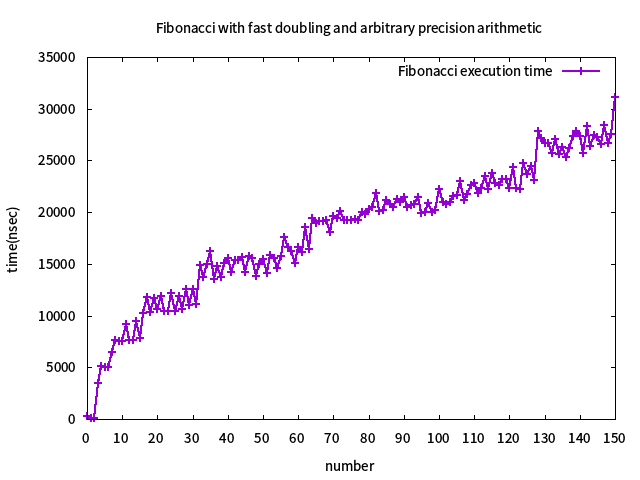

gnuplot code for this plot:
reset

set ylabel 'time(nsec)'
set xlabel 'number'
set xtics 0,10
set style fill solid
set title 'Fibonacci with fast doubling and arbitrary precision arithmetic'
set term png enhanced font 'Verdana, 10'
set output 'fibtime.png'
set format y

plot[:][:]'result.txt' \
using 1:3 with linespoints linewidth 2 title 'Fibonacci execution time'
